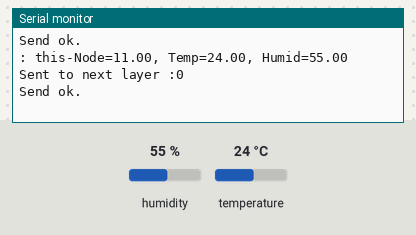
A sketch run on a simulated Arduino Uno, built with avr-gcc and run on an emulated ATmega328P. Parts: the last lines printed to the serial monitor. The test bench sets the inputs (shaded band); at power-on: humidity 55 %, temperature 24 °C. No radio packets arrive unless stated.

Above: at 1.3 s.
1.4 s: humidity set to 22 %
At 2.5 s:
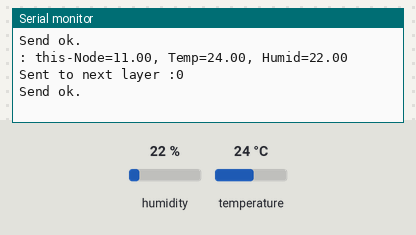
2.9 s: temperature set to 12 °C
At 4.0 s:
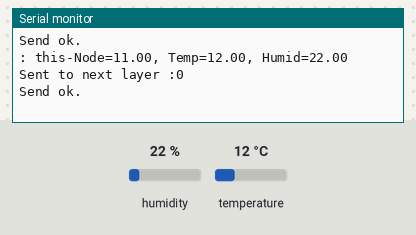
4.4 s: humidity set to 40 %
At 5.5 s:
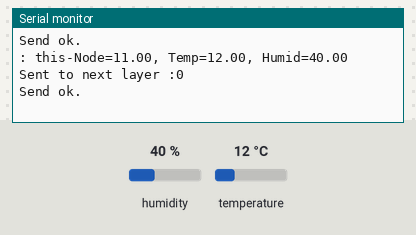
Timing chart, 0 to 7.4 s (numbered marks = the images above; inputs shaded):
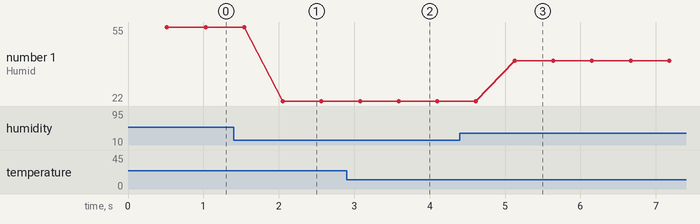

Measured:
- after the input at 1.4 s, the serial monitor: prints a new line after 0.65 s (image 1)
- after the input at 2.9 s, the serial monitor: prints a new line after 0.69 s (image 2)
- after the input at 4.4 s, the serial monitor: prints a new line after 0.73 s (image 3)
- plotted number 1: 55 → 22 after the input at 1.4 s, 22 → 40 after the input at 4.4 s

The sketch:

tranciever01.ino
```cpp
/**
 Author name : Izera ifituburyo pacifique

 University of carnegie mellon Africa
 department : University of carnegie melon , Electrical and computer engineering
  */

/**
 * Simplest possible example of using RF24Network,
 *
 * RECEIVER NODE
 * Listens for messages from the transmitter and prints them out.
 */

#include <SPI.h>
#include <RF24.h>
#include <RF24Network.h>
#include <DHT22.h>

#define pinDATA 4
DHT22 dht22(pinDATA);

RF24 radio(7, 8);  // nRF24L01(+) radio attached using Getting Started board

RF24Network network(radio);      // Network uses that radio
const uint16_t this_node = 01;   // Address of our node in Octal format (04, 031, etc)
const uint16_t other_node = 011;  // Address of the other node in Octal format
const uint16_t next_node = 00;
// container to read data from the previous node
  struct payload_t
   {  // Structure of our payload
              float previous_Temp2;
              float previous_Humid2;
              double previous_node2;
              float previous_Temp3;
              float previous_Humid3;
              double previous_node3;
  };
  payload_t payload;
  //container to add the data ready to be sent
struct nextpayload_t {
  char indication;
  float previous_Temp2;
  float previous_Humid2;
  double previous_node2;
  float previous_Temp3;
  float previous_Humid3;
  double previous_node3;
  float this_Temp;
  float this_humid;
  double layer_node;
};
nextpayload_t nextpayload;


void setup(void) {
  Serial.begin(115200);
  Serial.print("Humidity");
  Serial.print("\t Temperature");
  Serial.println("\n");
  while (!Serial) {
    // some boards need this because of native USB capability
  }
  Serial.println(F("RF24Network/examples/helloworld_rx/"));

  if (!radio.begin()) {
    Serial.println(F("Radio hardware not responding!"));
    while (1) {
      // hold in infinite loop
    }
  }
  radio.setChannel(90);
  network.begin(/*node address*/ this_node);
}

void loop(void) {
  float T = dht22.getTemperature();
  float H = dht22.getHumidity();
  delay(500);
  network.update();  // Check the network regularly

  while (network.available()) {  // Is there anything ready for us?

    RF24NetworkHeader header;  // If so, grab it and print it out

    network.read(header, &payload, sizeof(payload));
    Serial.print(F("Received packet 1 : origin-Node="));
    Serial.print(payload.previous_node3);
    Serial.print(F(", Temp="));
    Serial.print(payload.previous_Temp3);
    Serial.print(F(", Humid="));
    Serial.print(payload.previous_Humid3);
    // Serial.print(F(",   Data:"));
    Serial.print(F("Received packet 2: origin-Node="));
    Serial.print(payload.previous_node2);
    Serial.print(F(", Temp="));
    Serial.print(payload.previous_Temp2);
    Serial.print(F(", Humid="));
    Serial.print(payload.previous_Humid2);

    Serial.print("\t");
    nextpayload_t nextpayload;
    nextpayload.previous_node3 = payload.previous_node3;
    nextpayload.previous_Temp3 = payload.previous_Temp3;
    nextpayload.previous_Humid3= payload.previous_Humid3;
    nextpayload.previous_node2 = payload.previous_node2;
    nextpayload.previous_Temp2 = payload.previous_Temp2;
    nextpayload.previous_Humid2 = payload.previous_Humid2;
    nextpayload.layer_node = 11;
    nextpayload.indication= "R";
    nextpayload.this_Temp= T;
    nextpayload.this_humid=H;
    // printing this data of this node.
    Serial.print(F(": this-Node="));
    Serial.print(nextpayload.layer_node);
    Serial.print(F(", Temp="));
    Serial.print(nextpayload.this_Temp);
    Serial.print(F(", Humid="));
    Serial.print(nextpayload.this_humid);
    Serial.print(F(" Sent to next layer :"));
    Serial.println(next_node);
     RF24NetworkHeader headertosend(next_node);
   bool ok = network.write(headertosend, &nextpayload, sizeof(nextpayload));
          Serial.println(ok ? F("Send ok.") : F("Sent failed."));
  }
    nextpayload.layer_node = 11;
    nextpayload.indication= "R";
    nextpayload.this_Temp= T;
    nextpayload.this_humid=H;
    Serial.print(F(": this-Node="));
    Serial.print(nextpayload.layer_node);
    Serial.print(F(", Temp="));
    Serial.print(nextpayload.this_Temp);
    Serial.print(F(", Humid="));
    Serial.print(nextpayload.this_humid);
    Serial.print(F(" Sent to next layer :"));
    Serial.println(next_node);
     RF24NetworkHeader headertosend(next_node);
   bool ok = network.write(headertosend, &nextpayload, sizeof(nextpayload));
          Serial.println(ok ? F("Send ok.") : F("Sent failed."));
  // nextpayload_t nextpayload;


}

/*

code
*/
```
